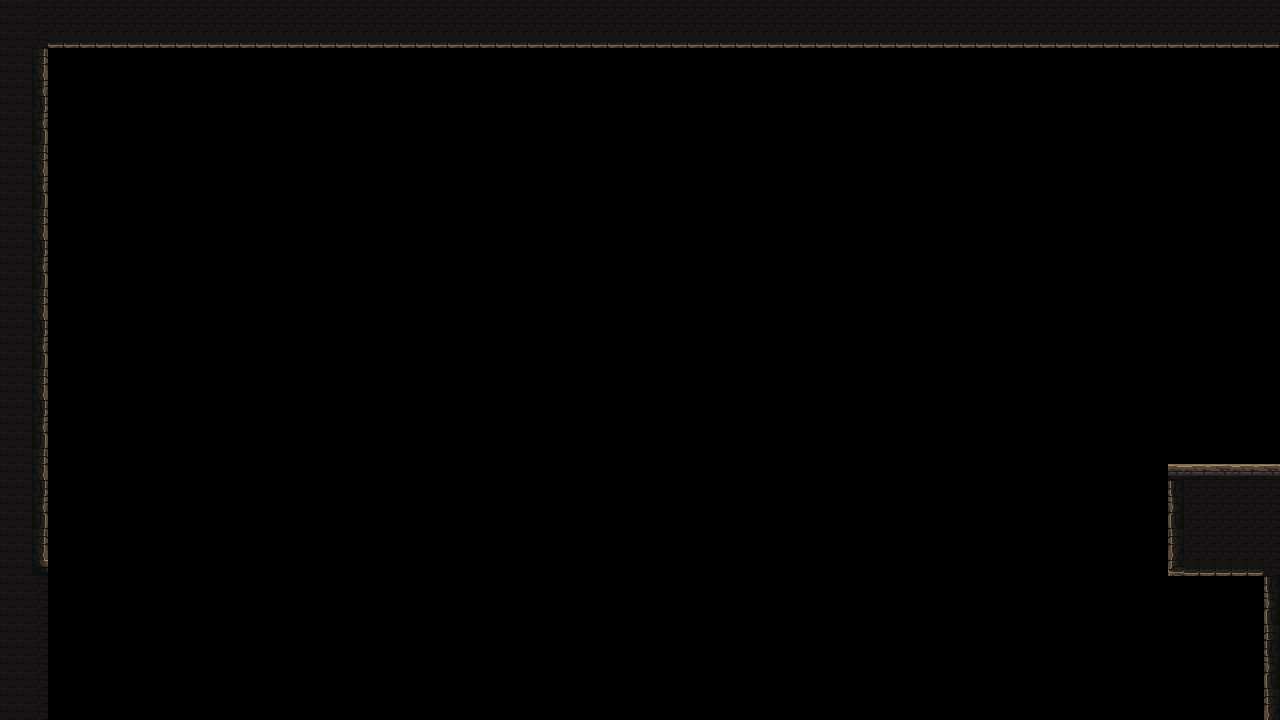

A 2D game scene composited from a Tiled map and its tileset images. What follows is a short description and the map's XML, with each tile layer's data collapsed to a summary:
An orthogonal 80x45 tile map with 16x16 px tiles, 1 tile layer (platform).

<map version="1.4" tiledversion="1.4.3" orientation="orthogonal" renderorder="right-down" width="80" height="45" tilewidth="16" tileheight="16" infinite="0" nextlayerid="2" nextobjectid="1">
 <tileset firstgid="1" name="mainlevbuild_A" tilewidth="16" tileheight="16" tilecount="4096" columns="64">
  <image source="mainlevbuild_A.png" width="1024" height="1024" />
 </tileset>
 <layer id="1" name="platform" width="80" height="45">
  <data>[3600 cells, 424 non-empty, 20 distinct tile ids]</data>
 </layer>
</map>
